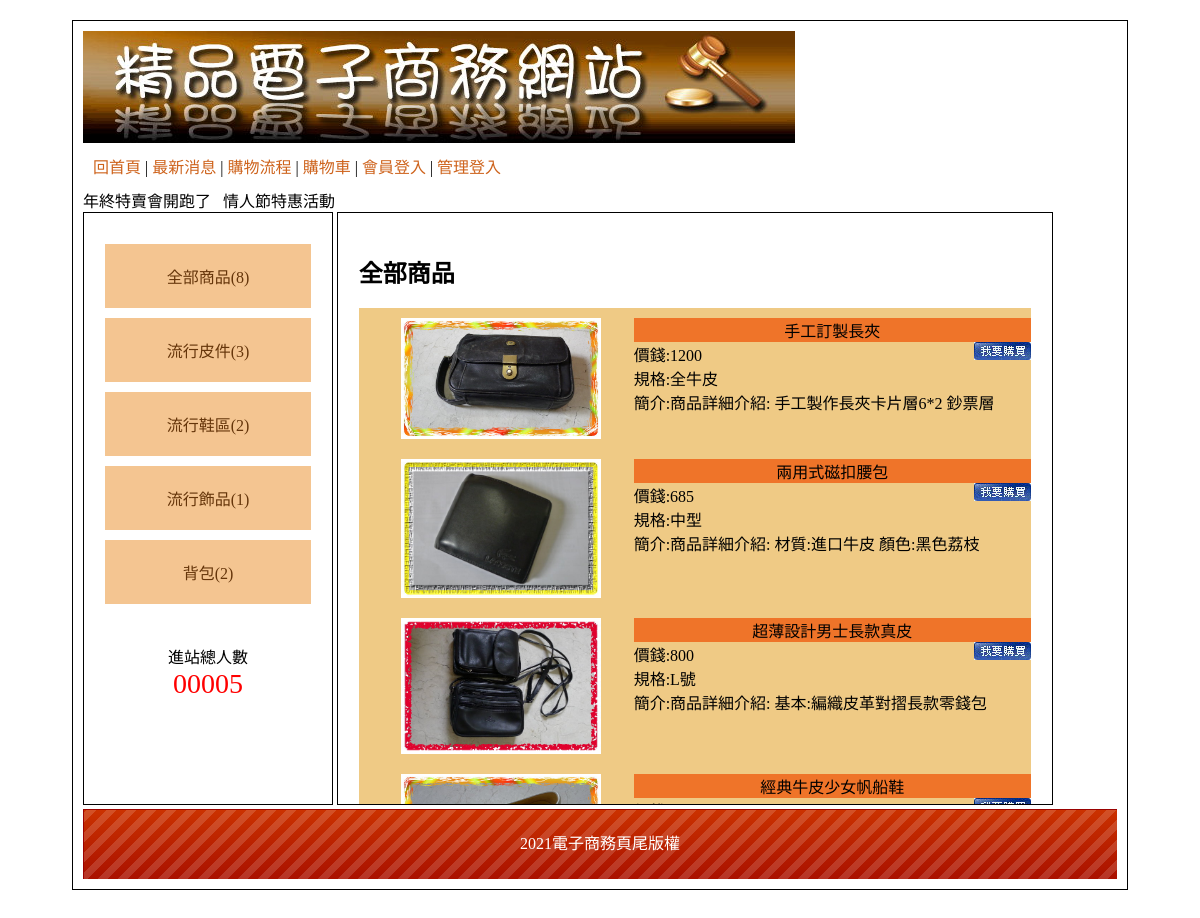
The page / on the database its author committed.
### tables this page shows
CREATE TABLE `type` (
  `id` int(11) UNSIGNED NOT NULL,
  `name` text NOT NULL,
  `parent` int(2) NOT NULL
);

CREATE TABLE `goods` (
  `id` int(11) UNSIGNED NOT NULL,
  `num` text NOT NULL,
  `name` text NOT NULL,
  `price` int(11) NOT NULL,
  `spec` text NOT NULL,
  `quota` int(5) UNSIGNED NOT NULL,
  `img` text NOT NULL,
  `intro` text NOT NULL,
  `sh` int(1) UNSIGNED NOT NULL,
  `big` int(5) UNSIGNED NOT NULL,
  `mid` int(5) UNSIGNED NOT NULL
);

CREATE TABLE `bottom` (
  `id` int(11) UNSIGNED NOT NULL,
  `bottom` text NOT NULL
);

### base.php (called while the page is built, shortened)
<?php
$Bottom=new DB('bottom');
$Type=new DB('type');
$Goods=new DB('goods');
class DB{
    protected $dsn="mysql:host=localhost;dbname=db12;charset=utf8";
    protected $table="";
    protected $pdo="";
    function __construct($table){
        $this->table=$table;
        $this->pdo=new PDO($this->dsn,"root","");
    }
    function all(...$arg){
        $sql="select * from $this->table ";
        if(isset($arg[0])){
            if(is_array($arg[0])){
                foreach($arg[0] as $key => $value){
                    $tmp[]=sprintf("`%s`='%s'",$key,$value);
                }
                $sql .= " where " . implode(" && ",$tmp);
            }else{
                $sql .= $arg[0];
            }
        }
        return $this->pdo->query($sql)->fetchAll();
    }
    function count(...$arg){
        $sql="select count(*) from $this->table ";
        if(isset($arg[0])){
            if(is_array($arg[0])){
                foreach($arg[0] as $key => $value){
                    $tmp[]=sprintf("`%s`='%s'",$key,$value);
                }
                $sql .= " where " . implode(" && ",$tmp);
            }else{
                $sql .= $arg[0];
            }
        }
        return $this->pdo->query($sql)->fetchColumn();
    }
    function find($id){
        $sql="select * from $this->table where ";
            if(is_array($id)){
                foreach($id as $key => $value){
                    $tmp[]=sprintf("`%s`='%s'",$key,$value);
                }
                $sql .= implode(" && ",$tmp);
            }else{
                $sql .= " `id` ='{$id}'";
            }
        return $this->pdo->query($sql)->fetch(PDO::FETCH_ASSOC);
    }
}
?>

### index.php (the view, shortened to what this page needs)
<?php include_once "base.php";
?>
<!DOCTYPE html PUBLIC "-//W3C//DTD XHTML 1.0 Transitional//EN" "http://www.w3.org/TR/xhtml1/DTD/xhtml1-transitional.dtd">
<html xmlns="http://www.w3.org/1999/xhtml"><head><meta http-equiv="Content-Type" content="text/html; charset=UTF-8">
<link href="./css/css.css" rel="stylesheet" type="text/css">
</head>
<body>
	<div id="main">
    	<div id="top">
        	<a href="index.php">
            	<img src="./icon/0416.jpg">
            </a>
            <div style="padding:10px;">
                <a href="index.php">回首頁</a> |
                <a href="index.php?do=news">最新消息</a> |
                <a href="index.php?do=look">購物流程</a> |
                <a href="index.php?do=buycart">購物車</a> |
                <?php if(empty($_SESSION['mem'])){ ?>
                    <a href="index.php?do=login">會員登入</a> |
                <?php
                }else{
                ?>
                <a href="javascript:lof('api/logout.php?do=mem')">登出</a> |
                <?php
                }?>
                <?php if(empty($_SESSION['admin'])){?>
                    <a href="index.php?do=admin">管理登入</a>
                <?php }else{ ?>
                    <a href="backend.php">返回管理</a>
                <?php } ?>
           </div>
           <marquee>年終特賣會開跑了&nbsp;&nbsp;&nbsp;情人節特惠活動</marquee>
        </div>
        <div id="left" class="ct">
        	<div style="min-height:400px;">
                <a href='?'>全部商品(<?=$Goods->count();?>)</a>
            <?php
                $bigs=$Type->all(['parent'=>0]);
                foreach($bigs as $big){
            ?>
                <div class='ww'><a  href='?big=<?=$big['id'];?>'><?=$big['name'];?>(<?=$Goods->count(['big'=>$big['id']]);?>)</a>
                        <?php
                    echo "</div>";
                }
            ?>
        	</div>
            <span>
            	<div>進站總人數</div>
                <div style="color:#f00; font-size:28px;">
                	00005                </div>
            </span>
                    </div>
        <div id="right">
        <?php
                $do=$_GET['do']??'main';
                $file="front/".$do.".php";
                if(file_exists($file)){
                    include $file;
                }else{
                    echo "檔案不存在";
                }
        ?>
        	        </div>
        <div id="bottom" style="line-height:70px;background:url(icon/bot.png); color:#FFF;" class="ct">
        <?=$Bottom->find(1)['bottom'];?>        </div>
    </div>
</body></html>

### front/main.php
<?php
if(isset($_GET['big']) && isset($_GET['mid'])){
  $nav=$Type->find($_GET['big'])['name'] . " > " . $Type->find($_GET['mid'])['name'];
  $goods=$Goods->all(['mid'=>$_GET['mid'],'sh'=>1]);
}elseif(isset($_GET['big'])){
  $nav=$Type->find($_GET['big'])['name'];
  $goods=$Goods->all(['big'=>$_GET['big'],'sh'=>1]);
}else{
  $nav="全部商品";
  $goods=$Goods->all(['sh'=>1]);
}
?>
<h2><?=$nav;?></h2>
<?php
foreach($goods as $g){
  ?>
    <div class='pp' style="display:flex;padding:10px 0 10px 10px">
      <div style="width:40%;text-align:center">
        <a href="?do=detail&id=<?=$g['id'];?>"><img src='img/<?=$g['img'];?>' style='width:200px'></a>
    </div>
      <div style="width:60%;vertical-align:top">
      <div class="tt ct"><?=$g['name'];?></div>
      <div>價錢:<?=$g['price'];?>
      <a href="?do=buycart&goods=<?=$g['id'];?>&qt=1"><img src="icon/0402.jpg" style='float:right'></a>
      </div>
      <div>規格:<?=$g['spec'];?></div>
      <div>簡介:<?=mb_substr($g['intro'],0,25,'utf8');?></div>
    </div>
  </div>
<?php
}
?>

### css/css.css (style rules this page uses)
body { font-family:"微軟正黑體"; }
#main { width:1034px; padding:10px; margin:20px auto 20px auto; border:#000 solid 1px; min-height:768px; }
#top a { color:#CE631C; text-decoration:none; }
#left { display:inline-block; width:20%; padding:2%; min-height:550px; vertical-align:top; border:#000 1px solid; }
#left a { display:block; padding:20px 5px 20px 5px; text-decoration:none; background:#F4C591; margin:10px auto 10px auto; color:#65350A; }
.ct { text-align:center; }
#right { display:inline-block; width:65%; padding:2%; height:550px; border:#000 1px solid; overflow:auto; }
#bottom { height:70px; background-size:cover; }
.tt { background:#EF7429; }
.pp { background:#EFCA85; }

### rows shown on the page
type: name "流行皮件", count "3"
type: name "流行鞋區", id "2"
type: name "流行飾品", count "1"
type: name "背包", count "2"
goods: img (picture), name "手工訂製長夾", price "1200", spec "全牛皮", intro "商品詳細介紹: 手工製作長夾卡片層6*2 鈔票層"
goods: img (picture), name "兩用式磁扣腰包", price "685", spec "中型", intro "商品詳細介紹: 材質:進口牛皮 顏色:黑色荔枝"
goods: img (picture), name "超薄設計男士長款真皮", price "800", spec "L號", intro "商品詳細介紹: 基本:編織皮革對摺長款零錢包"
goods: img (picture), name "經典牛皮少女帆船鞋"
bottom: bottom "2021電子商務頁尾版權"

### other values the page prints
$Goods->count() "8"
$nav "全部商品"
